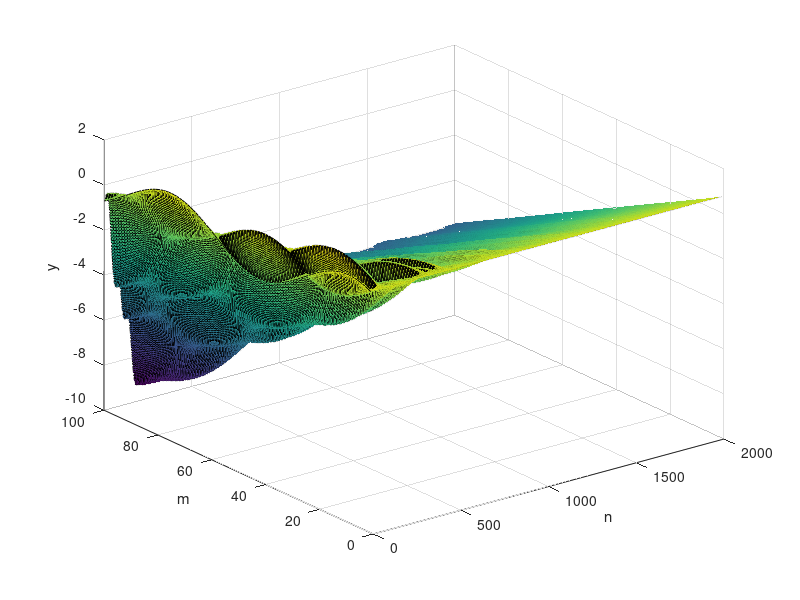
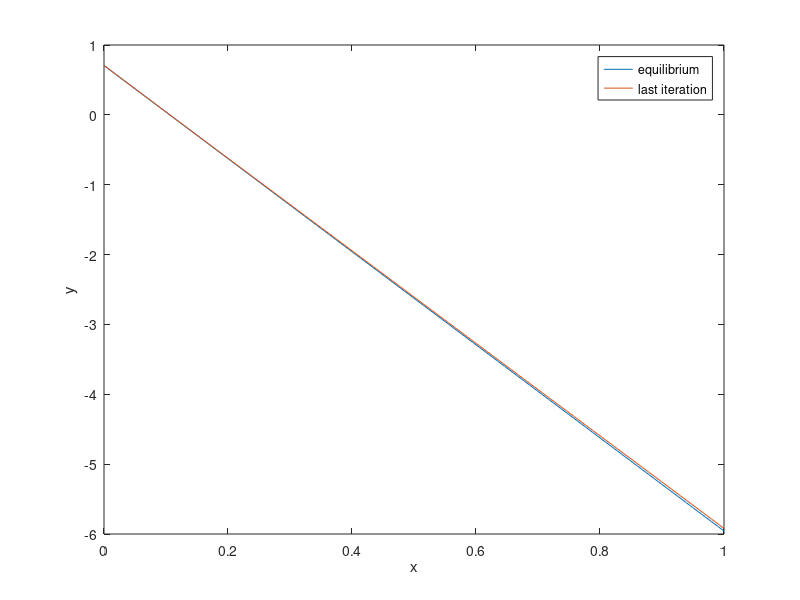
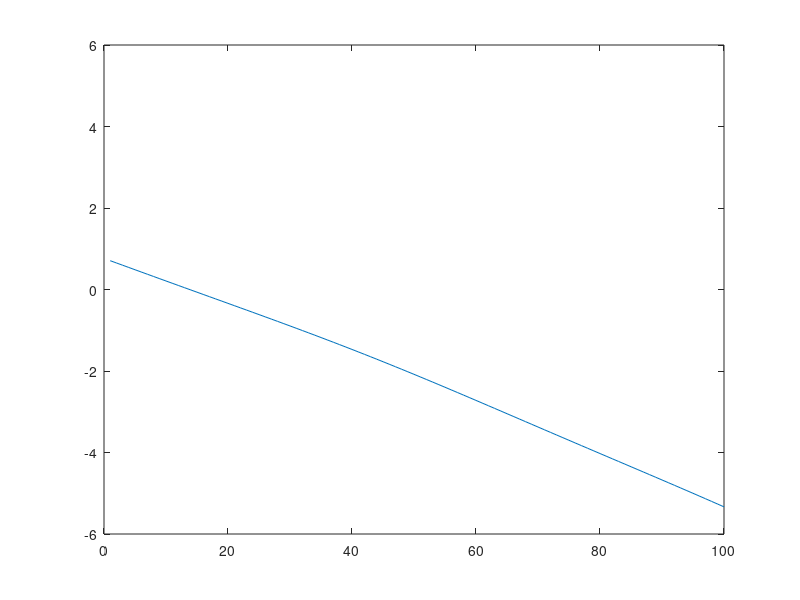

Here is the MATLAB script that generated these plots, in order:
% Constants start

% Linear mass density (u)
linear_mass_density = 0.01;

% Tension force (T)
tension_force = 100;

% viscous damping coefficent [N*s/m]
b = 0.5;

% String length (L)
string_length = 1;

%Matrix
M = 100;
N = 2000;

% Constants end

beta = b / 2 / linear_mass_density;
x = linspace(0, string_length, M)';
velocity = sqrt(tension_force / linear_mass_density);
dx = x(2) - x(1);
dt = dx / velocity;
p = (velocity * dt / dx)^2;
q = 1 + beta * dt;
u = 1 - beta * dt;

% boundary conditions
% (l, r) Dirichlet condition
% (h, k) Neumann condition

% Dirichlet - Neumann
s = sin(3 * pi * x + pi / 4);
g = ones(M, 1);
l = sqrt(2) / 2 * ones(1, N);
k = -3 * pi * sqrt(2) / 2 * ones(1, N);

f(:, 1) = s;
f(1, 2:N) = l(2:N);
f(2:M - 1, 2) = p / 2 * (f(3:M, 1) - 2 * f(2:M - 1, 1) + f(1:M - 2, 1)) + f(2:M - 1, 1) + u * dt * g(2:M - 1);
f(M, 2) = p * (dx * k(2) - f(M, 1) + f(M - 1, 1)) + f(M, 1) + u * dt * g(M);

for n = 2:N - 1
    f(2:M - 1, n + 1) = (1 / q) * p * (f(3:M, n) - 2 * f(2:M - 1, n) + f(1:M - 2, n)) + 2 * (1 / q) * f(2:M - 1, n) - (u / q) * f(2:M - 1, n - 1);
    f(M, n + 1) = (1 / q) * p * 2 * (dx * k(n) - f(M, n) + f(M - 1, n)) + 2 * (1 / q) * f(M, n) - (u / q) * f(M, n - 1);
end

plot_x = 0:1 / (M - 1):1;
plot_y = 0:1 / (M - 1):1;

figure(1)
surf(f);
zlabel('y');
xlabel('n');
ylabel('m');
% damping must be different than 0
figure(2)
plot(plot_x, k(1) * plot_x + l(1), plot_y, f(:, N));
legend({'equilibrium', 'last iteration'})
xlabel('x');
ylabel('y');
X = 1:M;
fig = figure(3);
axh = axes('Parent', fig);
i = 1;
ph = plot(axh, X, f(:, i));
xlim([0 M]);
ylim([-6 6]);

while i < M
    i = i + 1;
    set(ph, 'YData', f(:, i));
    pause(0.1)
end
